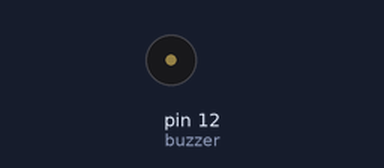
The sketch below on a simulated Arduino Uno, built with avr-gcc and run on an emulated ATmega328P. Parts: buzzer (waves = sounding).

Above: at 0.9 s.
Timing chart, 0 to 3.8 s (numbered marks = the images above):
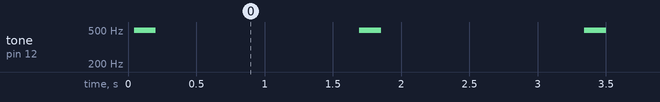

The sketch:

buzzer.ino
```cpp
/*
  Buzzer

  Operates Buzzer to make an alarm sound

  Arduino code for the buzzer. Buzzer works with a on/off
  frequency. This code uses 2ms frequency to make the sound.
*/

// Initialize Constants
int buzzer = 12; //the pin of the active buzzer
int sound_len = 74; // duration of

void setup() {

  // Define output pin
  pinMode(buzzer,OUTPUT); // Initialize the buzzer pin as an output

}

void loop()
{

  // High Pitch Sound for 74 ms and pause for delay time
  unsigned char counter;
  for(counter = 0; counter < sound_len; counter++)
  {
    digitalWrite(buzzer,HIGH);
    delay(1);//wait for 1ms
    digitalWrite(buzzer,LOW);
    delay(1);//wait for 1ms
  }
  delay(1500);

}
```

Measured:
- by itself, tone on pin 12 (buzzer): alternates 496 Hz for 0.16 s and silent for 1.5 s
